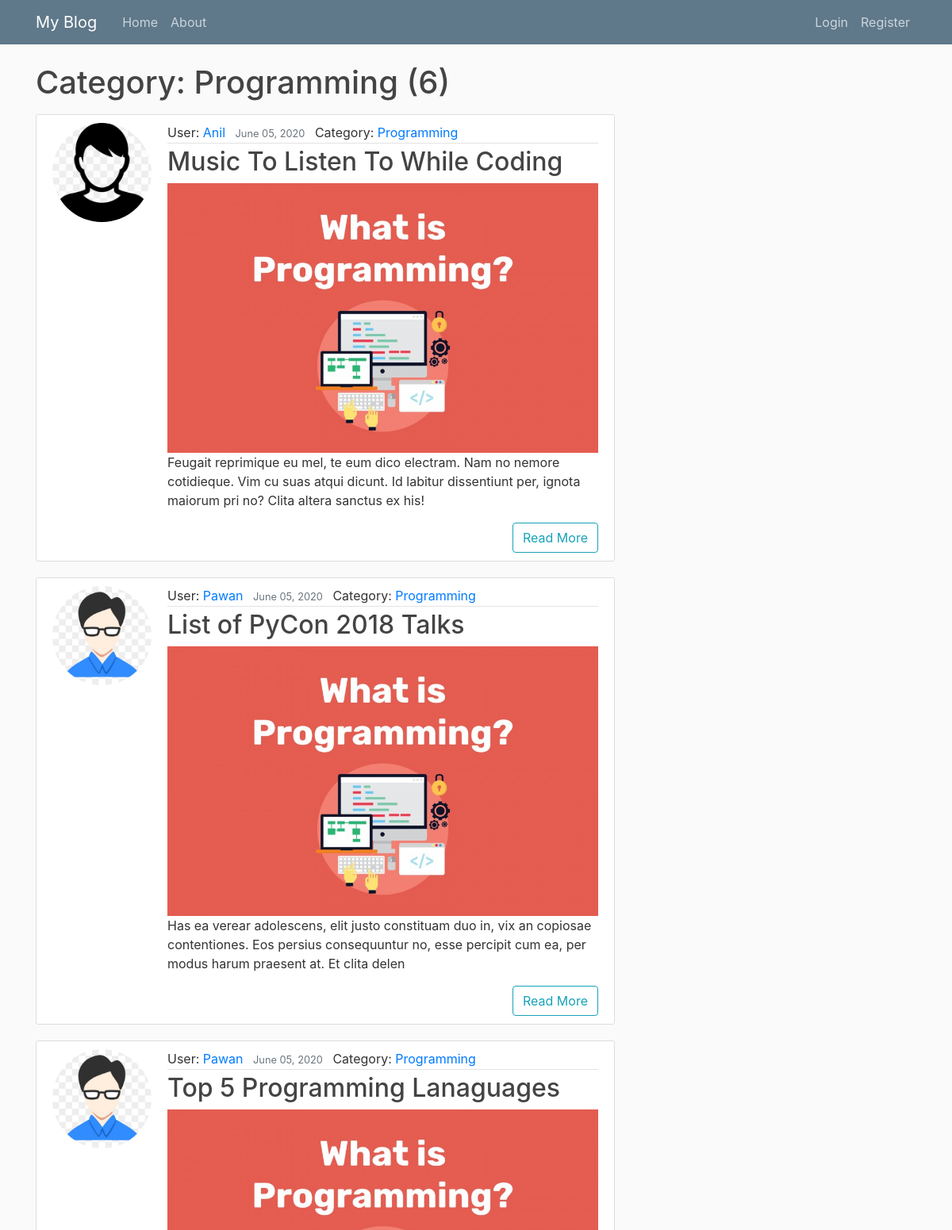
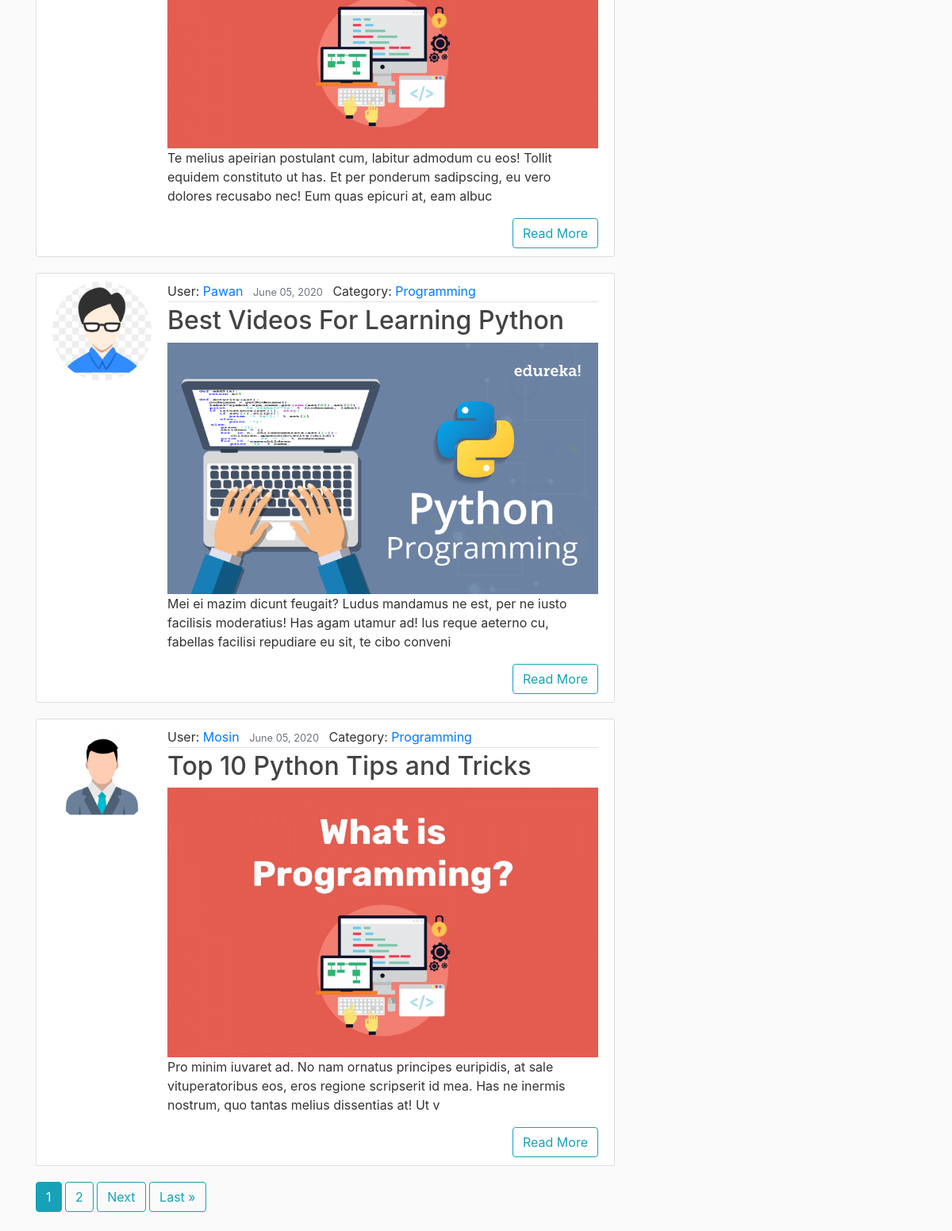
Page /category/Programming/ on the committed database (2 pictures, top to bottom).
### blog/models.py (models this page shows, shortened)
class Category(models.Model):
    name = models.CharField(max_length = 100)
    def __str__(self):
        return self.name

class Post(models.Model):
    author = models.ForeignKey(User, on_delete = models.CASCADE)
    title = models.CharField(max_length = 100)
    content = models.TextField()
    date_posted = models.DateTimeField(default = timezone.now)
    image = models.ImageField(default = 'programming.jpg', upload_to = 'blog_pics')
    category = models.ForeignKey(Category, null = True, on_delete = models.SET_NULL)

class Profile(models.Model):
    user = models.OneToOneField(User, on_delete = models.CASCADE)
    image = models.ImageField(default= 'default.jpg', upload_to = 'profile_pics')

### blog/views.py (the view)
# urls.py: path('category/<str:category>/', PostByCategoryListView.as_view(), name='category-posts'),
class PostByCategoryListView(ListView):
    login_url = 'login'
    model = Post
    template_name = 'blog/post_by_category.html'
    paginate_by = 5
    def get_queryset(self):
        category = get_object_or_404(Category, name = self.kwargs.get('category'))
        return Post.objects.filter(category = category).order_by('-date_posted')

### blog/templates/blog/post_by_category.html (shortened to what this page needs)
{% extends 'blog/base.html' %}
{% block content %}
<h1 class="mb-3">Category: {{view.kwargs.category | title}} ({{ page_obj.paginator.count }})</h1>
{% include 'blog/post_list.html' %}
{% if is_paginated %}
      {% for num in page_obj.paginator.page_range %}
          {% if page_obj.number == num %}
          <a class="btn btn-info mb-4" href="?page={{ num }}" >{{ num }}</a>
          {% elif num > page_obj.number|add:'-3' and num < page_obj.number|add:'3' %}
            <a class="btn btn-outline-info mb-4" href="?page={{ num }}">{{ num }}</a>
          {% endif %}
      {% endfor %}
      {% if page_obj.has_next %}
            <a class="btn btn-outline-info mb-4" href="?page={{ page_obj.next_page_number }}">Next</a>
            <a class="btn btn-outline-info mb-4" href="?page={{ page_obj.paginator.num_pages }}">Last &raquo;</a>
        {% endif %}
{% endif %}
{% endblock %}

### blog/templates/blog/base.html (shortened to what this page needs)
{% load static %}
<!DOCTYPE html>
<html lang="en">
<head>
    <link rel="stylesheet" href="https://stackpath.bootstrapcdn.com/bootstrap/4.4.1/css/bootstrap.min.css">
    <link rel="stylesheet" href="{% static 'css/main.css' %}">
</head>
<body>
    {% include 'blog/navbar.html' %}
        <main role="main" class="container">
            <div class="row">
            <div class="col-md-8">
                {% block content %}{% endblock %}
            </div>
            </div>
        </main>
</body>
</html>

### blog/templates/blog/navbar.html (shortened to what this page needs)
<header class="site-header">
    <nav class="navbar navbar-expand-md navbar-dark bg-steel fixed-top">
      <div class="container">
        <a class="navbar-brand mr-4" href="{% url 'blog-home' %}">My Blog</a>
        <div class="collapse navbar-collapse" id="navbarToggle">
          <div class="navbar-nav mr-auto">
            <a class="nav-item nav-link" href="{% url 'blog-home' %}">Home</a>
            <a class="nav-item nav-link" href="{% url 'blog-about' %}">About</a>
          </div>
          <div class="navbar-nav">
            {% if request.user.is_authenticated %}
            <a class="nav-item nav-link" href="{% url 'post-create' %}">New Post</a>
            <a class="nav-item nav-link" href="{% url 'profile' %}">My Profile</a>
            <a class="nav-item nav-link" href="{% url 'logout' %}">Logout</a>
            {% else %}
            <a class="nav-item nav-link" href="{% url 'login' %}">Login</a>
            <a class="nav-item nav-link" href="{% url 'register' %}">Register</a>
            {% endif %}
          </div>
        </div>
      </div>
    </nav>
  </header>

### blog/templates/blog/post_list.html
{% for post in object_list %}
<article class="media content-section">
  <img class="rounded-circle account-img" src="{{ post.author.profile.image.url }}">
    <div class="media-body">
      <div class="article-metadata">
        User: <a class="mr-2" href="{% url 'user-posts' post.author.username %}">{{ post.author | title }}</a>
        <small class="text-muted mr-2">{{ post.date_posted | date:"F d, Y" }}</small>
        Category: <a href="{% url  'category-posts' post.category %}" class="mr-2">{{post.category}}</a>
      </div>
      <h2><a class="article-title" href="{% url 'post-detail' post.id %}">{{ post.title }}</a></h2>
      <a href="{% url 'post-detail' post.id %}"><img src="{{ post.image.url }}" width = "100%"></a>
      <p class="article-content">{{ post.content | slice:":180" }}</p>
        <div class="text-right">
            <a href="{% url 'post-detail' post.id %}" class="btn btn-outline-info">Read More</a>
        </div>
    </div>
  </article>
{%endfor%}

### static/css/main.css (style rules this page uses)
body { background: #fafafa; color: #333333; margin-top: 5rem; }
h1, h2, h3, h4, h5, h6 { color: #444444; }
.bg-steel { background-color: #5f788a; }
.site-header .navbar-nav .nav-link { color: #cbd5db; }
.content-section { background: #ffffff; padding: 10px 20px; border: 1px solid #dddddd; border-radius: 3px; margin-bottom: 20px; }
.article-title { color: #444444; }
.article-content { white-space: pre-line; }
.article-metadata { padding-bottom: 1px; margin-bottom: 4px; border-bottom: 1px solid #e3e3e3 }
.account-img { height: 125px; width: 125px; margin-right: 20px; margin-bottom: 16px; }

### rows in the picture
Category: kwargs.category "Programming"
Post: author.profile.image (picture), author "Anil", date_posted "June 05, 2020", category "Programming", title "Music To Listen To While Coding", image (picture), content "Feugait reprimique eu mel, te eum dico electram. Nam no nemore cotidieque. Vim cu suas atqui dicunt. Id labitur dissentiunt per, ignota maiorum pri no? Clita altera sanctus ex his!"
Post: author.profile.image (picture), author "Pawan", date_posted "June 05, 2020", category "Programming", title "List of PyCon 2018 Talks", image (picture), content "Has ea verear adolescens, elit justo constituam duo in, vix an copiosae contentiones. Eos persius consequuntur no, esse percipit cum ea, per modus harum praesent at. Et clita delen"
Post: author.profile.image (picture), author "Pawan", date_posted "June 05, 2020", category "Programming", title "Top 5 Programming Lanaguages", image (picture), content "Te melius apeirian postulant cum, labitur admodum cu eos! Tollit equidem constituto ut has. Et per ponderum sadipscing, eu vero dolores recusabo nec! Eum quas epicuri at, eam albuc"
Post: author.profile.image (picture), author "Pawan", date_posted "June 05, 2020", category "Programming", title "Best Videos For Learning Python", image (picture), content "Mei ei mazim dicunt feugait? Ludus mandamus ne est, per ne iusto facilisis moderatius! Has agam utamur ad! Ius reque aeterno cu, fabellas facilisi repudiare eu sit, te cibo conveni"
Post: author.profile.image (picture), author "Mosin", date_posted "June 05, 2020", category "Programming", title "Top 10 Python Tips and Tricks", image (picture), content "Pro minim iuvaret ad. No nam ornatus principes euripidis, at sale vituperatoribus eos, eros regione scripserit id mea. Has ne inermis nostrum, quo tantas melius dissentias at! Ut v"

### other values in the picture
{{ page_obj.paginator.count }} "6"
{{ num }} "1"
{{ num }} "2"
